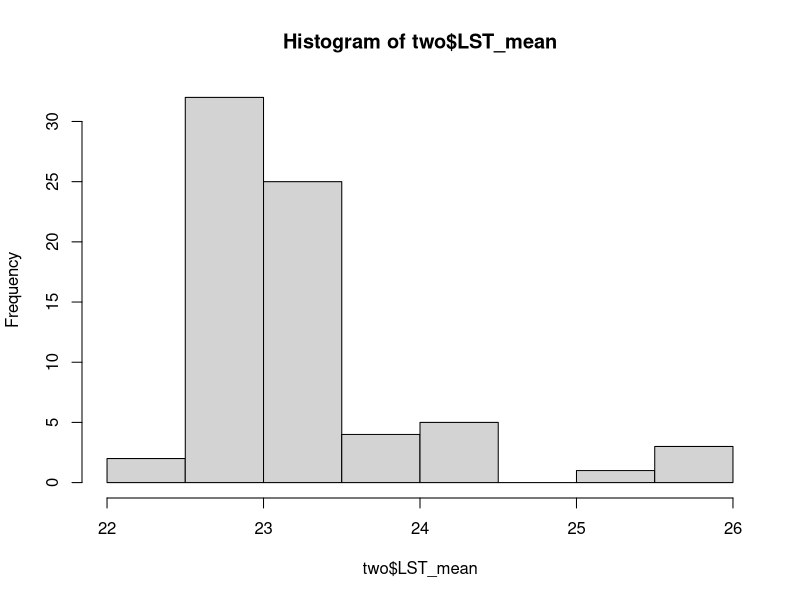
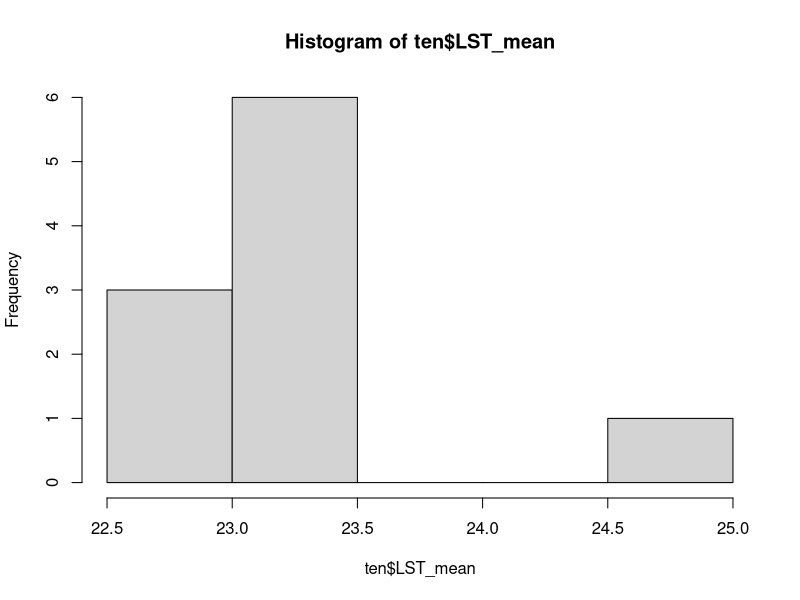
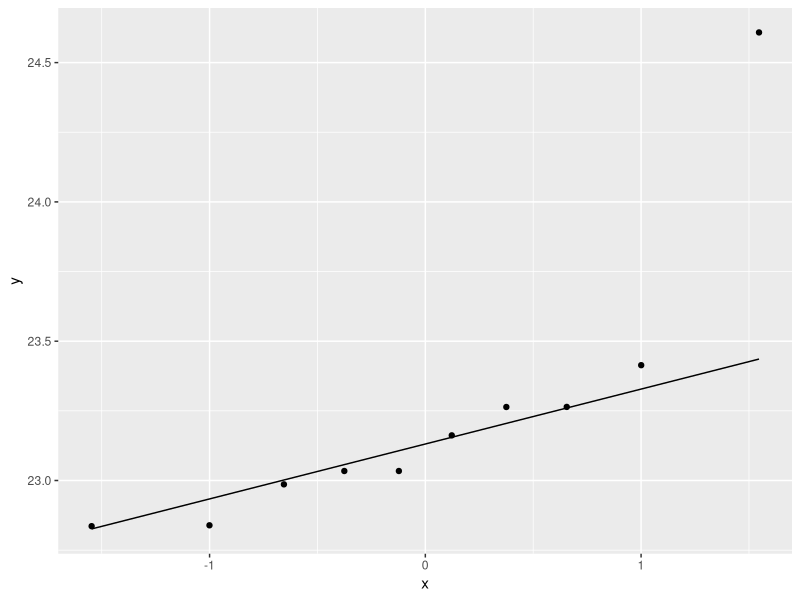
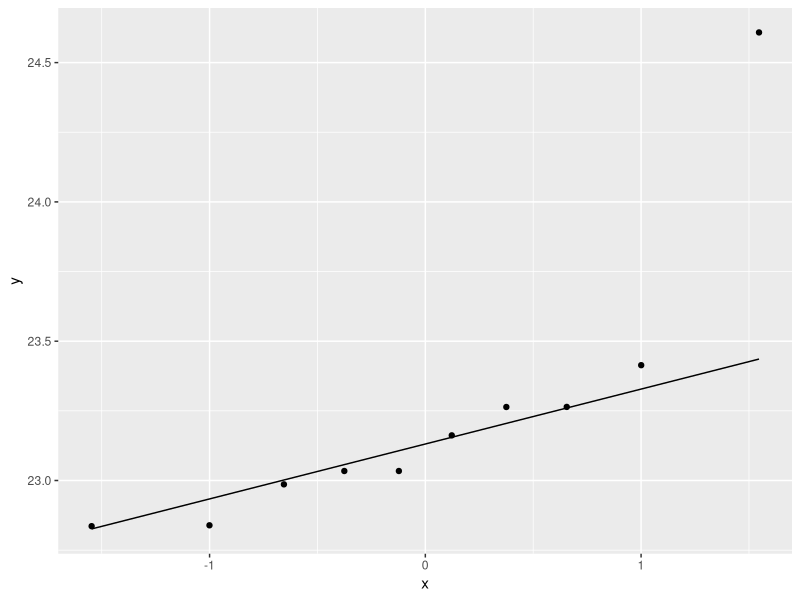
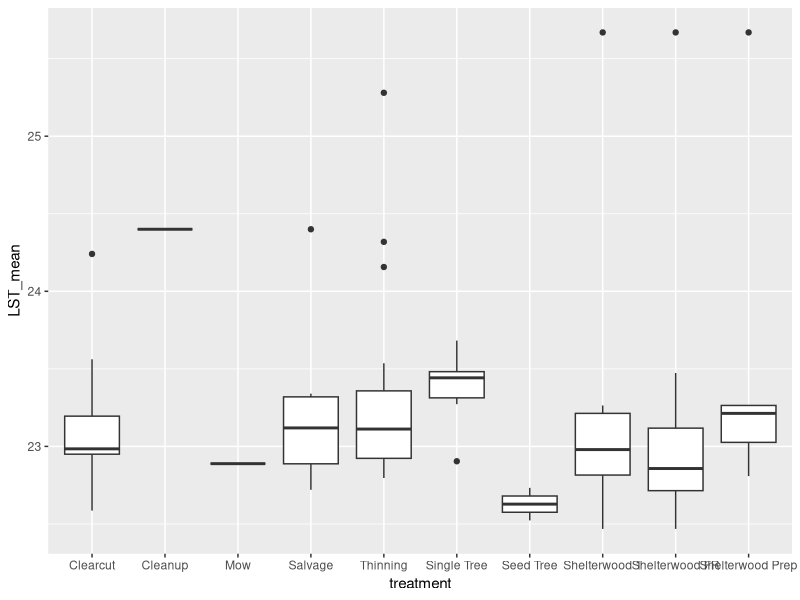
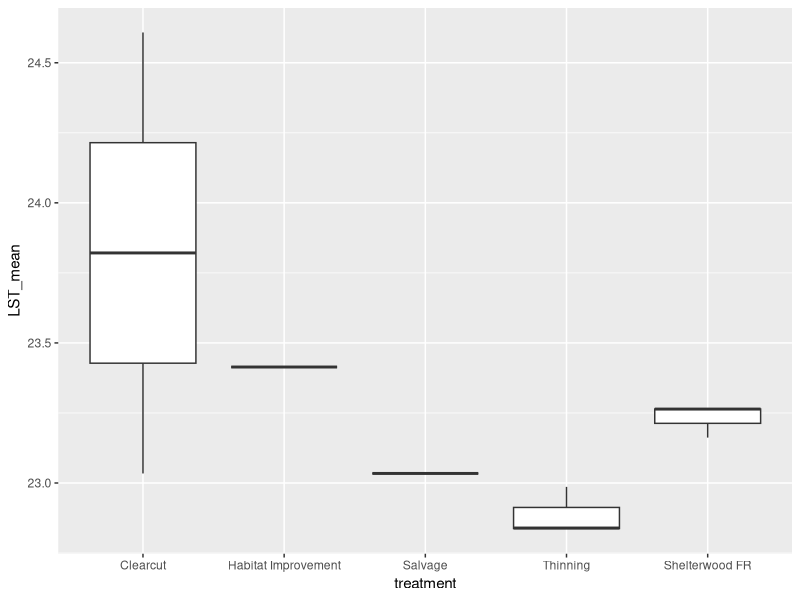
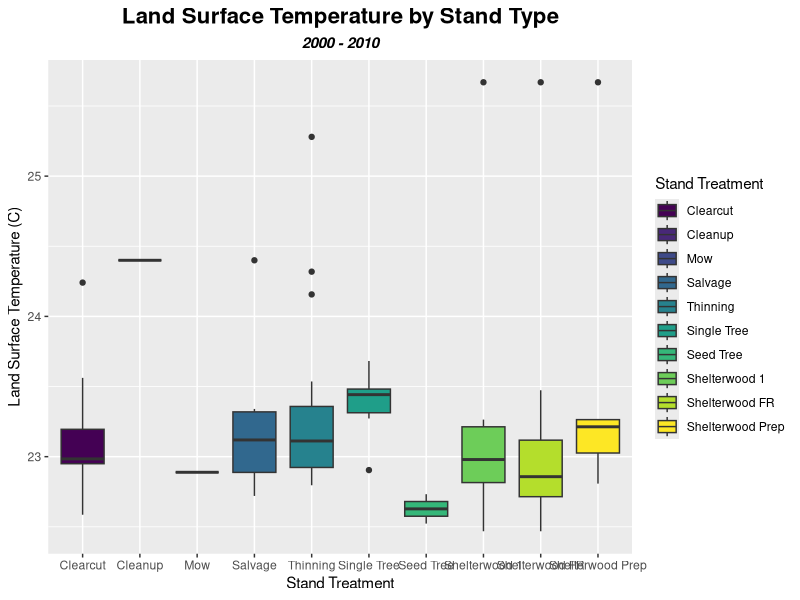
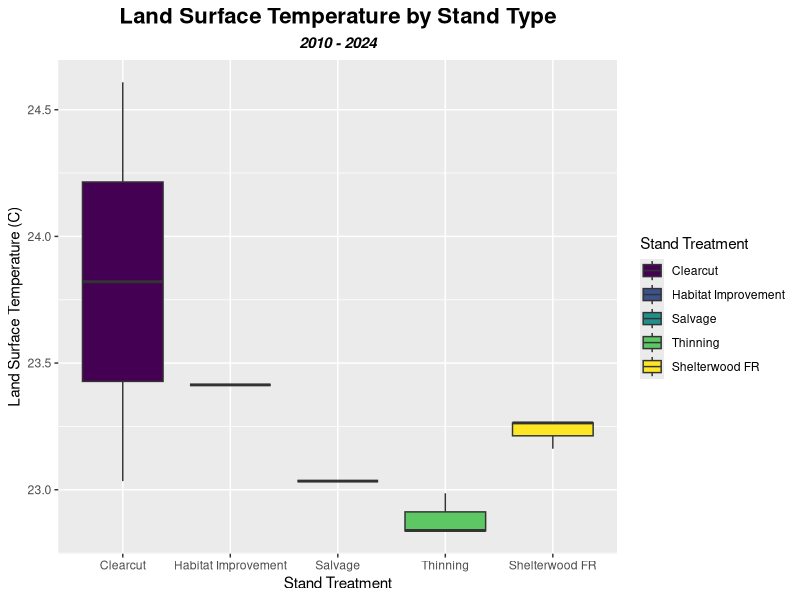

Write R code to recreate these figures, in order.
###################################################################################################
################################# TEMPERATURE ANALYSIS ############################################
###################################################################################################

library(dplyr)
library(ggplot2)
library(tidyverse)
library(lubridate)
library(MASS)
setwd("C:/Users/ekm5556/OneDrive - The Pennsylvania State University/Desktop/PhD/R_script/SVF/")

#### 1. Analysis of Stand Temperature Differences ####

#### clean data 
# assign data 
two = read.csv("stats_two.csv") # stands from 2000 to 2010
ten = read.csv("stats_ten.csv") # stands from 2010 to 2020

# change column names because the ArcGIS imported ones are stupid
colnames(two)[6] = "treatment"
colnames(two)[18] = "LST_count"
colnames(two)[20] = "LST_min"
colnames(two)[21] = "LST_max"
colnames(two)[22] = "LST_range"
colnames(two)[23] = "LST_mean"
colnames(two)[24] = "LST_stdev"

colnames(ten)[6] = "treatment"
colnames(ten)[18] = "LST_count"
colnames(ten)[20] = "LST_min"
colnames(ten)[21] = "LST_max"
colnames(ten)[22] = "LST_range"
colnames(ten)[23] = "LST_mean"
colnames(ten)[24] = "LST_stdev"

#### Stats analysis 
### Question: is there a difference between treatment temperatures in stand types? 
## ANOVA assumptions 

# 1. observations are independent (assumed)

# 2. data are normally distributed 
hist(two$LST_mean) # these look abnormal but check QQ plot 
hist(ten$LST_mean)

ggplot(data=ten,aes(sample=LST_mean))+
  geom_qq()+
  geom_qq_line() # this is terrible. Don't want to remove outliers because we don't have good information on what is causing them. 
# Find a different test. 

ggplot(data=ten,aes(sample=LST_mean))+
  geom_qq()+
  geom_qq_line()

## non-parametric test for more than two samples - Kruskal-Wallis H Test
# rank my data
unique(two$treatment) # see how many different values there are 
two$treatment = ordered(two$treatment,
                      levels = c("Clearcut", "Cleanup", "Mow", "Salvage", "Thinning", 
                                 "Single Tree", "Seed Tree", "Shelterwood 1", "Shelterwood FR", 
                                 "Shelterwood Prep"))
unique(ten$treatment) 
ten$treatment = ordered(ten$treatment,
                        levels = c("Clearcut", "Habitat Improvement", "Salvage", "Thinning", 
                                   "Shelterwood FR"))


kruskal.test(LST_mean ~ treatment, data = two)
kruskal.test(LST_mean ~ treatment, data = ten) #yikes. 

## This is not significant at all but let's plot it anyway. 
# plot 2000 - 2010 data 
ggplot(data = two, aes(x = treatment, y = LST_mean)) +
  geom_boxplot()

# plot 2010 - 2024 data
ggplot(data = ten, aes(x = treatment, y = LST_mean)) +
  geom_boxplot()

# this doesn't really tell us much but let's make it fancy anyway
# 2000 - 2010
ggplot(data = two, aes(x = treatment, y = LST_mean, fill = treatment)) +
  geom_boxplot() +
  labs(
    title = "Land Surface Temperature by Stand Type",
    subtitle = "2000 - 2010",
    x = "Stand Treatment",
    y = "Land Surface Temperature (C)",
    fill = "Stand Treatment") +
  theme(
    plot.title = element_text(color = "black", size = 16, face = "bold", hjust = 0.5),
    plot.subtitle = element_text(face = "bold.italic", hjust = 0.5))
  
# 2010 - 2024
ggplot(data = ten, aes(x = treatment, y = LST_mean, fill = treatment)) +
  geom_boxplot() +
  labs(
    title = "Land Surface Temperature by Stand Type",
    subtitle = "2010 - 2024",
    x = "Stand Treatment",
    y = "Land Surface Temperature (C)",
    fill = "Stand Treatment") +
  theme(
    plot.title = element_text(color = "black", size = 16, face = "bold", hjust = 0.5),
    plot.subtitle = element_text(face = "bold.italic", hjust = 0.5))


#### 2. Analysis of Animal Locations ####

### clean data 
## read in data 
data = read.csv("june_sept_table.csv") # table of animal location 
view(data)

## add pixel values for the control temperatures 
# hard coding this but there has GOT to be a faster way to do this 
control = data.frame(Group = rep("Control", 86716)) #create a bunch of entries for the control group
temperature_values = data.frame(Group = c(rep(20, 247), rep(21, 6189), rep(22, 28866), rep(23, 25222),
                        rep(24, 7277), rep(25, 5002), rep(26, 4000), rep(27, 3151), rep(28, 2618),
                        rep(29, 1884), rep(30, 1146), rep(31, 499), rep(32, 357), rep(33, 247), rep(34, 11))) #add values for each entry 

new = cbind(control, temperature_values) # bind new dataframes together 
colnames(new) = c("treatment", "mean_temp") #name columns 
# Combine the original data with the new rows
data = rbind(data, new)
#subset just June data 
jun = data %>% filter(treatment %in% c("June", "Control"))
# change to numeric class
jun$mean_temp = as.integer(jun$mean_temp)


### Stats analysis 

# visualize the data 
ggplot(data = jun, aes(x = treatment, y = mean_temp)) +
  geom_boxplot()
# see if it's normally distributed 
hist(new$mean_temp)
jun_sub = jun %>% filter(treatment == "June") #subset only June data to look at distribution
hist(jun_sub$mean_temp)
# look at qq values 
ggplot(data=jun_sub,aes(sample=mean_temp))+
  geom_qq()+
  geom_qq_line() # this looks terrible so we'll try a non-parametric test 

# Mann-Whitney U test 
wilcox.test(mean_temp~treatment, data = jun, exact = FALSE) # results here are slightly significant. 

# updated boxplot to show variation in treatments 
ggplot(data = jun, aes(x = treatment, y = mean_temp, fill = treatment)) +
  geom_boxplot() +
  labs(
    title = "Land Surface Temperature",
    subtitle = "LST at Animal and Control Locations",
    x = "Treatment",
    y = "Land Surface Temperature (C)") +
  theme(
    plot.title = element_text(color = "black", size = 16, face = "bold", hjust = 0.5),
    plot.subtitle = element_text(face = "bold.italic", hjust = 0.5),
    axis.text.x=element_blank()) +
  scale_fill_discrete(name = "Treatment", labels = c("Control Points", "Animal Locations"))

# Numbers 
st1 =sd(jun_sub$mean_temp) # standard deviation in animal locations 
st2 =sd(new$mean_temp) # standard deviation in control points 
mn1 = mean(jun_sub$mean_temp) # mean in animal locations 
mn2 = mean(new$mean_temp) #mean in control locations 

st1
st2
mn1
mn2
